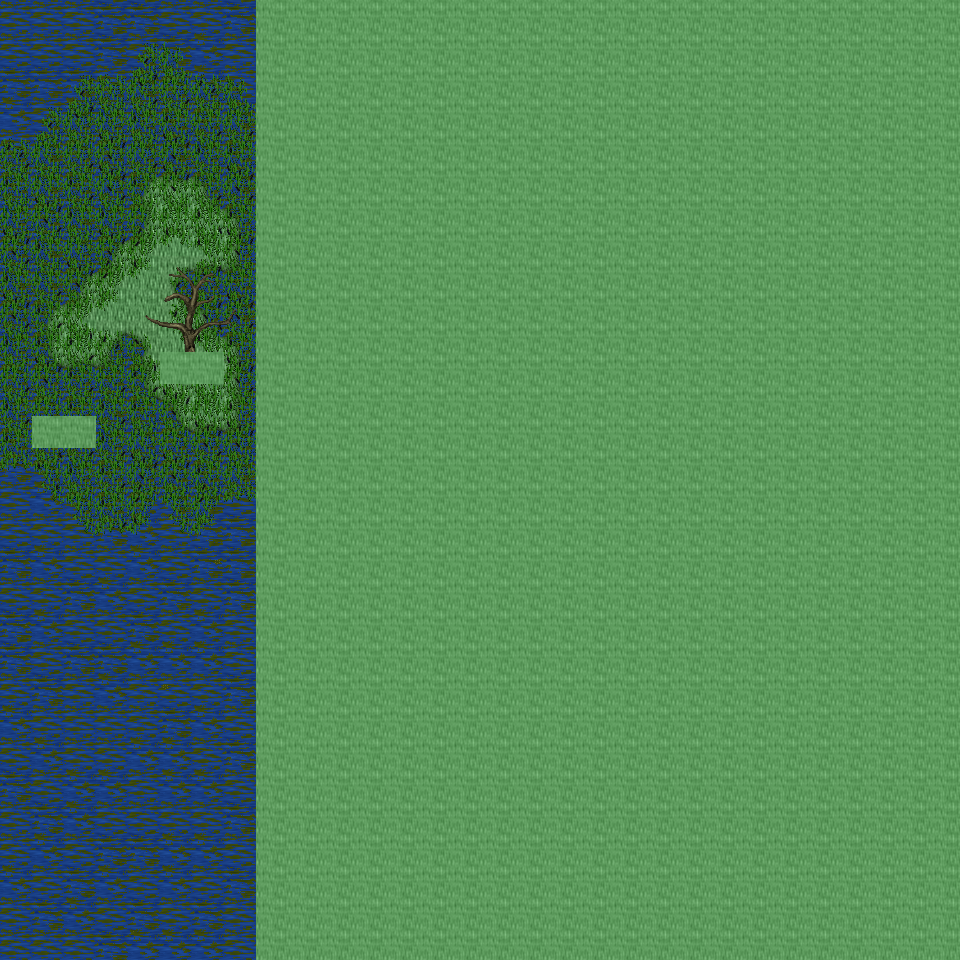

A level layout from a 2D game, rendered from its tile map. Below: a short description, then the map file with tile-grid data replaced by summaries:
An orthogonal 30x30 tile map with 32x32 px tiles, 6 tile layers (Ground, Object, Object2, Above, ...), 27 tilesets and 3 objects (3x mapchange).

<map version="1.0" orientation="orthogonal" renderorder="right-down" width="30" height="30" tilewidth="32" tileheight="32" nextobjectid="4">
  <tileset firstgid="1" name="tileset_ground_ground" tilewidth="32" tileheight="32" tilecount="33" columns="3">
    <image source="../drawable/tileset_ground_ground.png" width="96" height="352" />
  </tileset>
  <tileset firstgid="34" name="tileset_ground_ice_ice" tilewidth="32" tileheight="32" tilecount="3" columns="3">
    <image source="../drawable/tileset_ground_ice_ice.png" width="96" height="32" />
  </tileset>
  <tileset firstgid="37" name="tileset_ground_water_pool" tilewidth="32" tileheight="32" tilecount="72" columns="3">
    <image source="../drawable/tileset_ground_water_pool.png" width="96" height="768" />
  </tileset>
  <tileset firstgid="109" name="tileset_ground_grass_edges" tilewidth="32" tileheight="32" tilecount="36" columns="12">
    <image source="../drawable/tileset_ground_grass_edges.png" width="384" height="96" />
  </tileset>
  <tileset firstgid="145" name="tileset_ground_ridge_ice_2" tilewidth="32" tileheight="32" tilecount="42" columns="7">
    <image source="../drawable/tileset_ground_ridge_ice_2.png" width="224" height="192" />
  </tileset>
  <tileset firstgid="187" name="tileset_ground_ridge_earth_dark" tilewidth="32" tileheight="32" tilecount="96" columns="12">
    <image source="../drawable/tileset_ground_ridge_earth_dark.png" width="384" height="256" />
  </tileset>
  <tileset firstgid="283" name="tileset_ground_rock_pebbles" tilewidth="32" tileheight="32" tilecount="3" columns="1">
    <image source="../drawable/tileset_ground_rock_pebbles.png" width="32" height="96" />
  </tileset>
  <tileset firstgid="286" name="tileset_plant_grasses" tilewidth="32" tileheight="32" tilecount="6" columns="3">
    <image source="../drawable/tileset_plant_grasses.png" width="96" height="64" />
  </tileset>
  <tileset firstgid="292" name="tileset_plant_bush_bushes" tilewidth="32" tileheight="32" tilecount="10" columns="5">
    <image source="../drawable/tileset_plant_bush_bushes.png" width="160" height="64" />
  </tileset>
  <tileset firstgid="302" name="tileset_ground_cobbled_paving" tilewidth="32" tileheight="32" tilecount="1" columns="1">
    <image source="../drawable/tileset_ground_cobbled_paving.png" width="32" height="32" />
  </tileset>
  <tileset firstgid="303" name="tileset_ground_grass_corners" tilewidth="32" tileheight="32" tilecount="24" columns="6">
    <image source="../drawable/tileset_ground_grass_corners.png" width="192" height="128" />
  </tileset>
  <tileset firstgid="327" name="tileset_plant_flower_daisy_white" tilewidth="32" tileheight="32" tilecount="8" columns="2">
    <image source="../drawable/tileset_plant_flower_daisy_white.png" width="64" height="128" />
  </tileset>
  <tileset firstgid="335" name="tileset_plant_flower_daisy_blue" tilewidth="32" tileheight="32" tilecount="8" columns="2">
    <image source="../drawable/tileset_plant_flower_daisy_blue.png" width="64" height="128" />
  </tileset>
  <tileset firstgid="343" name="tileset_item_armor_sword_rack" tilewidth="32" tileheight="32" tilecount="4" columns="2">
    <image source="../drawable/tileset_item_armor_sword_rack.png" width="64" height="64" />
  </tileset>
  <tileset firstgid="347" name="tileset_plant_stump_small_stump" tilewidth="32" tileheight="32" tilecount="4" columns="2">
    <image source="../drawable/tileset_plant_stump_small_stump.png" width="64" height="64" />
  </tileset>
  <tileset firstgid="351" name="tileset_item_postbox" tilewidth="32" tileheight="32" tilecount="4" columns="2">
    <image source="../drawable/tileset_item_postbox.png" width="64" height="64" />
  </tileset>
  <tileset firstgid="355" name="tileset_item_armor_weapons_rack" tilewidth="32" tileheight="32" tilecount="18" columns="9">
    <image source="../drawable/tileset_item_armor_weapons_rack.png" width="288" height="64" />
  </tileset>
  <tileset firstgid="373" name="tileset_item_pot_pot_golden_centred" tilewidth="32" tileheight="32" tilecount="3" columns="3">
    <image source="../drawable/tileset_item_pot_pot_golden_centred.png" width="96" height="32" />
  </tileset>
  <tileset firstgid="376" name="tileset_logic_collision" tilewidth="32" tileheight="32" tilecount="1" columns="1">
    <image source="../drawable/tileset_logic_collision.png" width="32" height="32" />
  </tileset>
  <tileset firstgid="377" name="tileset_ground_water_swamp_water" tilewidth="32" tileheight="32" tilecount="33" columns="3">
    <image source="../drawable/tileset_ground_water_swamp_water.png" width="96" height="352" />
  </tileset>
  <tileset firstgid="410" name="tileset_plant_grasses_swamp" tilewidth="32" tileheight="32" tilecount="42" columns="6">
    <image source="../drawable/tileset_plant_grasses_swamp.png" width="192" height="224" />
  </tileset>
  <tileset firstgid="452" name="tileset_plant_stump_hollow_logs" tilewidth="32" tileheight="32" tilecount="6" columns="3">
    <image source="../drawable/tileset_plant_stump_hollow_logs.png" width="96" height="64" />
  </tileset>
  <tileset firstgid="458" name="tileset_plant_tree_tree_darkgreen" tilewidth="32" tileheight="32" tilecount="88" columns="8">
    <image source="../drawable/tileset_plant_tree_tree_darkgreen.png" width="256" height="352" />
  </tileset>
  <tileset firstgid="546" name="tileset_plant_tree_dead_tree_3" tilewidth="32" tileheight="32" tilecount="16" columns="4">
    <image source="../drawable/tileset_plant_tree_dead_tree_3.png" width="128" height="128" />
  </tileset>
  <tileset firstgid="562" name="tileset_building_chimney_smoke" tilewidth="32" tileheight="32" tilecount="40" columns="4">
    <image source="../drawable/tileset_building_chimney_smoke.png" width="128" height="320" />
  </tileset>
  <tileset firstgid="602" name="tileset_building_huts" tilewidth="32" tileheight="32" tilecount="338" columns="26">
    <image source="../drawable/tileset_building_huts.png" width="832" height="416" />
  </tileset>
  <tileset firstgid="940" name="tileset_building_ice_tower" tilewidth="32" tileheight="32" tilecount="252" columns="9">
    <image source="../drawable/tileset_building_ice_tower.png" width="288" height="896" />
  </tileset>
  <layer name="Ground" width="30" height="30">
    <data>[900 cells, 900 non-empty, 27 distinct tile ids]</data>
  </layer>
  <layer name="Object" width="30" height="30">
    <data>[900 cells, 177 non-empty, 28 distinct tile ids]</data>
  </layer>
  <layer name="Object2" width="30" height="30">
    <data>[900 cells, 119 non-empty, 27 distinct tile ids]</data>
  </layer>
  <layer name="Above" width="30" height="30">
    <data>[900 cells, 14 non-empty, 14 distinct tile ids]</data>
  </layer>
  <layer name="Above2" width="30" height="30">
    <data>[900 cells, 0 non-empty, 0 distinct tile ids]</data>
  </layer>
  <layer name="Walkable" width="30" height="30">
    <data>[900 cells, 664 non-empty, 1 distinct tile ids]</data>
  </layer>
  <objectgroup name="MapEvents">
    <object id="1" name="north" type="mapchange" x="0" y="0" width="256" height="32">
      <properties>
        <property name="map" value="0_ados_mountain_n2_w2_x4_y2" />
        <property name="place" value="south" />
      </properties>
    </object>
    <object id="2" name="south" type="mapchange" x="0" y="928" width="256" height="32">
      <properties>
        <property name="map" value="0_ados_mountain_n2_w2_x4_y4" />
        <property name="place" value="north" />
      </properties>
    </object>
    <object id="3" name="west" type="mapchange" x="0" y="0" width="32" height="960">
      <properties>
        <property name="map" value="0_ados_mountain_n2_w2_x3_y3" />
        <property name="place" value="east" />
      </properties>
    </object>
  </objectgroup>
</map>
